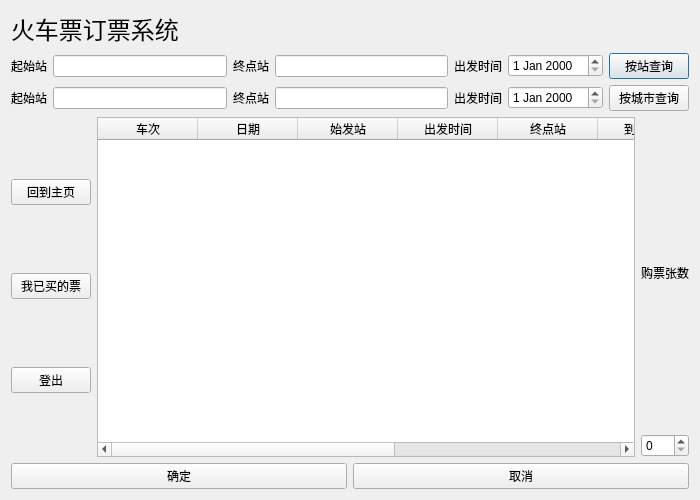
<?xml version="1.0" encoding="UTF-8"?>
<ui version="4.0">
 <class>userbuy</class>
 <widget class="QDialog" name="userbuy">
  <property name="geometry">
   <rect>
    <x>0</x>
    <y>0</y>
    <width>700</width>
    <height>500</height>
   </rect>
  </property>
  <property name="windowTitle">
   <string>Dialog</string>
  </property>
  <layout class="QVBoxLayout" name="verticalLayout_4">
   <item>
    <widget class="QLabel" name="label_8">
     <property name="font">
      <font>
       <family>微软雅黑 Light</family>
       <pointsize>18</pointsize>
      </font>
     </property>
     <property name="text">
      <string>火车票订票系统</string>
     </property>
    </widget>
   </item>
   <item>
    <layout class="QHBoxLayout" name="horizontalLayout">
     <item>
      <widget class="QLabel" name="start_station_lable">
       <property name="text">
        <string>起始站</string>
       </property>
      </widget>
     </item>
     <item>
      <widget class="QLineEdit" name="start_station"/>
     </item>
     <item>
      <widget class="QLabel" name="end_station_label">
       <property name="text">
        <string>终点站</string>
       </property>
      </widget>
     </item>
     <item>
      <widget class="QLineEdit" name="end_station"/>
     </item>
     <item>
      <widget class="QLabel" name="label_3">
       <property name="text">
        <string>出发时间</string>
       </property>
      </widget>
     </item>
     <item>
      <widget class="QDateEdit" name="dateEdit_station"/>
     </item>
     <item>
      <widget class="QPushButton" name="search_by_station">
       <property name="text">
        <string>按站查询</string>
       </property>
      </widget>
     </item>
    </layout>
   </item>
   <item>
    <layout class="QHBoxLayout" name="horizontalLayout_2">
     <item>
      <widget class="QLabel" name="start_city_label">
       <property name="text">
        <string>起始站</string>
       </property>
      </widget>
     </item>
     <item>
      <widget class="QLineEdit" name="start_city"/>
     </item>
     <item>
      <widget class="QLabel" name="end_city_label">
       <property name="text">
        <string>终点站</string>
       </property>
      </widget>
     </item>
     <item>
      <widget class="QLineEdit" name="end_city"/>
     </item>
     <item>
      <widget class="QLabel" name="label_7">
       <property name="text">
        <string>出发时间</string>
       </property>
      </widget>
     </item>
     <item>
      <widget class="QDateEdit" name="dateEdit_city"/>
     </item>
     <item>
      <widget class="QPushButton" name="search_by_city">
       <property name="text">
        <string>按城市查询</string>
       </property>
      </widget>
     </item>
    </layout>
   </item>
   <item>
    <layout class="QHBoxLayout" name="horizontalLayout_3">
     <item>
      <layout class="QVBoxLayout" name="verticalLayout">
       <item>
        <widget class="QPushButton" name="return_main_menu_button">
         <property name="text">
          <string>回到主页</string>
         </property>
        </widget>
       </item>
       <item>
        <widget class="QPushButton" name="query_my_ticket">
         <property name="text">
          <string>我已买的票</string>
         </property>
        </widget>
       </item>
       <item>
        <widget class="QPushButton" name="log_out_button">
         <property name="text">
          <string>登出</string>
         </property>
        </widget>
       </item>
      </layout>
     </item>
     <item>
      <widget class="QTableWidget" name="tableWidget">
       <column>
        <property name="text">
         <string>车次</string>
        </property>
       </column>
       <column>
        <property name="text">
         <string>日期</string>
        </property>
       </column>
       <column>
        <property name="text">
         <string>始发站</string>
        </property>
       </column>
       <column>
        <property name="text">
         <string>出发时间</string>
        </property>
       </column>
       <column>
        <property name="text">
         <string>终点站</string>
        </property>
       </column>
       <column>
        <property name="text">
         <string>到达时间</string>
        </property>
       </column>
       <column>
        <property name="text">
         <string>新建列</string>
        </property>
       </column>
       <column>
        <property name="text">
         <string>新建列</string>
        </property>
       </column>
       <column>
        <property name="text">
         <string>新建列</string>
        </property>
       </column>
      </widget>
     </item>
     <item>
      <layout class="QVBoxLayout" name="verticalLayout_3">
       <item>
        <widget class="QLabel" name="label">
         <property name="text">
          <string>购票张数</string>
         </property>
        </widget>
       </item>
       <item>
        <widget class="QSpinBox" name="ticket_number"/>
       </item>
      </layout>
     </item>
    </layout>
   </item>
   <item>
    <layout class="QHBoxLayout" name="horizontalLayout_4">
     <item>
      <widget class="QPushButton" name="pushButton_3">
       <property name="text">
        <string>确定</string>
       </property>
      </widget>
     </item>
     <item>
      <widget class="QPushButton" name="pushButton_4">
       <property name="text">
        <string>取消</string>
       </property>
      </widget>
     </item>
    </layout>
   </item>
  </layout>
 </widget>
 <resources/>
 <connections/>
</ui>
